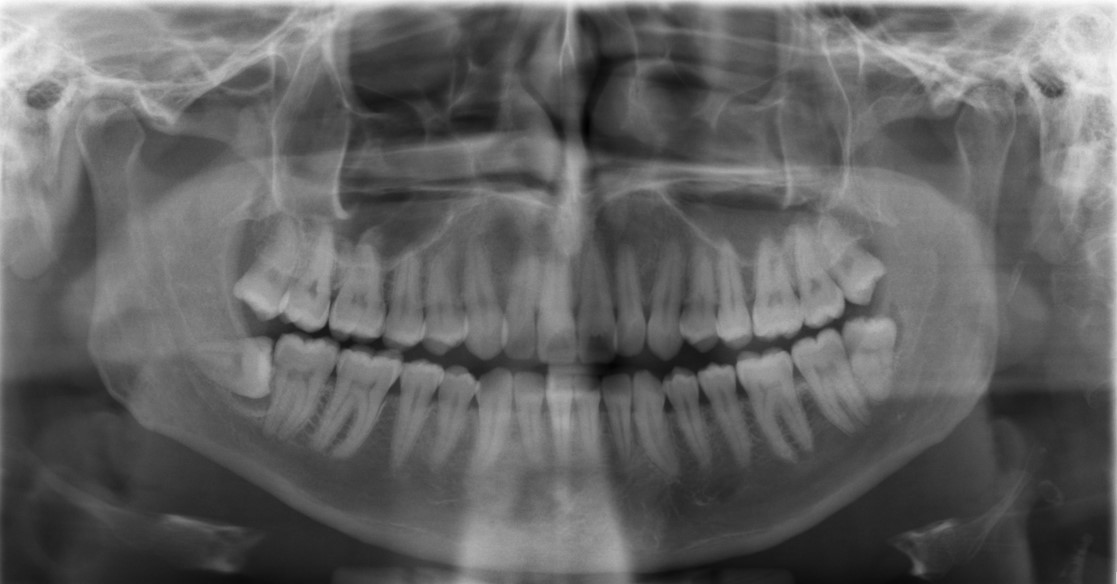
#> input picture results/object_store/xray/overlays/case_id=1/run_id=2bcd9ca4/input/1.jpg, 1117 x 584 px
$ python -i click_and_score.py   (imports and definitions only)
#> lines starting #> are read from the running program, lines starting #| are printed output that depends on the picture
### src/object_store.py
# src/object_store.py
from __future__ import annotations

import json
from dataclasses import dataclass
from pathlib import Path
from typing import Any, Dict, Union

import cv2  # type: ignore


@dataclass(frozen=True)
class PutResult:
    key: str
    path: Path


class ObjectStore:
    """
    A tiny local “S3-like” object store.

    - Keys are POSIX-style paths like:
        xray/overlays/case_id=1/run_id=abcd1234/overlay.png

    - Root dir is a local folder like:
        results/object_store/
    """

    def __init__(self, root_dir: Union[str, Path]):
        self.root_dir = Path(root_dir)
        self.root_dir.mkdir(parents=True, exist_ok=True)

    # [34 lines left out: functions _resolve_key, put_bytes, put_text, put_json, put_png, not called in this run]

### src/click_and_score.py
# src/click_and_score.py
# Interactive annotator for dental panoramic X-rays.
# User clicks 4 points (upper midline, lower midline, left/right bone ends),
# we compute rubric scores and write overlay PNG + overlay JSON to a local
# “S3-like” object store.

from __future__ import annotations

import csv
import platform
import subprocess
import sys
import uuid
from pathlib import Path
from src.integrity import write_final_metadata, verify_run
from src.object_store import ObjectStore
from src.overlay_json import build_overlay_record
from src.scoring_core import compute_scores_from_points
import cv2
import numpy as np
from datetime import datetime, timezone
from PIL import Image

# ===============================
# SCALE CONFIG
# ===============================

DEFAULT_IMAGE_WIDTH_CM = 30.0
MIN_TRUSTED_DPI = 150


# ===============================
# MODE CONSTANTS
# ===============================

MODE_RESUME = "resume"
MODE_RESTART = "restart"
MODE_QUIT = "quit"
# ===============================
# PROJECT PATHS
# ===============================

PROJECT_ROOT = Path(__file__).resolve().parents[1]
DATA_DIR = PROJECT_ROOT / "data" / "images"
RESULTS_DIR = PROJECT_ROOT / "results"
# [1 line not run here, left out]

SCORES_CSV = RESULTS_DIR / "scores.csv"
STORE = ObjectStore(RESULTS_DIR / "object_store")


# ===============================
# UI HELPERS
# ===============================

# [42 lines left out: functions draw_hint_text, get_git_commit, not called in this run]


# ===============================
# SCALE META
# ===============================

def estimate_scale_meta(image_path: Path, img_width_px: int) -> tuple[float, dict, list[str]]:
   #Collects warnings that will be attached to the output JSON,Empty list means “no issues detected
    warnings: list[str] = []
    method = "assumed_sensor_width_cm"
    confidence = "low"
    dpi_used = None
    width_cm = None

    try:
        with Image.open(image_path) as pil_img:
            dpi = pil_img.info.get("dpi")
            if dpi and dpi[0] >= MIN_TRUSTED_DPI:
                dpi_used = float(dpi[0])
                #Convert pixels → inches → centimeters
                width_cm = (float(img_width_px) / dpi_used) * 2.54
                method = "dpi"
                confidence = "medium"
    except Exception:
        pass

    if width_cm is None:
        width_cm = DEFAULT_IMAGE_WIDTH_CM
        warnings.append("Scale is approximate (no trusted DPI; assumed pano width).")
    else:
        warnings.append("Scale is approximate (DPI-based; JPEG/PNG without DICOM).")
    #actual number used by scoring logic.
    px_per_cm = float(img_width_px) / float(width_cm)

    scale_meta = {
        "px_per_cm": float(px_per_cm),
        "method": method,
        "confidence": confidence,
        "assumed_width_cm": float(DEFAULT_IMAGE_WIDTH_CM),
        "min_trusted_dpi": float(MIN_TRUSTED_DPI),
        "dpi_used": dpi_used,
    }

    return float(px_per_cm), scale_meta, warnings


# ===============================
# HEURISTICS
# ===============================

def suggest_midline_x_in_band(img: np.ndarray, top_frac: float, bot_frac: float) -> int:
    h, w = img.shape[:2]
    gray = cv2.cvtColor(img, cv2.COLOR_BGR2GRAY)
    blur = cv2.GaussianBlur(gray, (9, 9), 0)

    top = int(h * top_frac)
    bot = int(h * bot_frac)
    if bot <= top:
        top, bot = 0, h

    band = blur[top:bot, :]

    center = w // 2
    best_x, best_score = center, float("inf")

    for x in range(center - 80, center + 81):
        if x <= 0 or x >= w:
            continue

        left = band[:, :x]
        right = cv2.flip(band[:, x:], 1)
        m = min(left.shape[1], right.shape[1])
        if m < 40:
            continue

        diff = np.mean(np.abs(left[:, :m] - right[:, :m]))
        if diff < best_score:
            best_score = diff
            best_x = x

    return int(best_x)


def suggest_lines_and_endpoints(img: np.ndarray) -> tuple[int, int, tuple[int, int], tuple[int, int]]:
    h, w = img.shape[:2]
    upper = suggest_midline_x_in_band(img, 0.25, 0.55)
    lower = suggest_midline_x_in_band(img, 0.50, 0.85)
    y = int(h * 0.35)
    return upper, lower, (int(w * 0.12), y), (int(w * 0.88), y)


# ===============================
# RESUME / RESTART HELPERS
# ===============================

# [64 lines left out: functions scores_csv_has_header, load_done_images, backup_and_reset_scores_csv, prompt_resume_or_restart, not called in this run]

# ===============================
# CLICK + SCORE
# ===============================

def click_and_score_image(image_path: Path, debug: bool = True):
#> called with debug = True
    img = cv2.imread(str(image_path))
#> img is the input picture: shape (584, 1117, 3); min 1, max 255, mean 99.2
    if img is None:
        print("[!] Could not read:", image_path)
        return None

    h, w = img.shape[:2]
#> h = 584; w = 1117

    px_per_cm, scale_meta, warnings = estimate_scale_meta(image_path, w)
#> in estimate_scale_meta, `dpi = pil_img.info.get("dpi")`: dpi = (96, 96)
#> px_per_cm = 37.23
    if debug:
        print(
            f"[DEBUG SCALE] w={w} px_per_cm={px_per_cm:.3f} "
            f"method={scale_meta.get('method')} conf={scale_meta.get('confidence')} dpi={scale_meta.get('dpi_used')}"
        )
#| [DEBUG SCALE] w=1117 px_per_cm=37.233 method=assumed_sensor_width_cm conf=low dpi=None

    upper_x_sug, lower_x_sug, bone_l_sug, bone_r_sug = suggest_lines_and_endpoints(img)
#> in suggest_midline_x_in_band, `band = blur[top:bot, :]`:
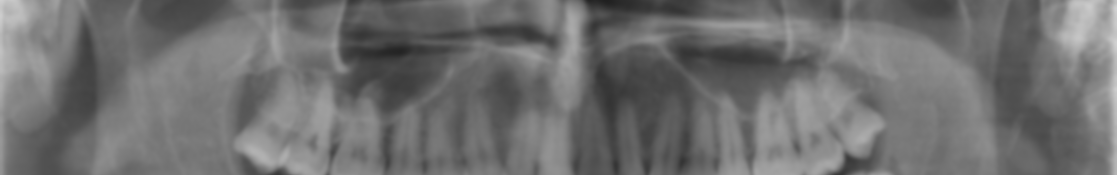
#> band: shape (175, 1117); min 32, max 210, mean 111.3
#> the loop in suggest_midline_x_in_band, `for x in range(center - 80, center + 81):` made 161 passes
#> (diff, best_score) on passes 1 to 12: (132.9, 132.9), (132.7, 132.7), (132.5, 132.5), (132.4, 132.4), (132.2, 132.2), (132.1, 132.1), (131.9, 131.9), (131.7, 131.7), (131.5, 131.5), (131.4, 131.4), (131.2, 131.2), (131, 131)
#> diff on pass 60: 124.3
#> pass 1, in suggest_midline_x_in_band, `left = band[:, :x]`:
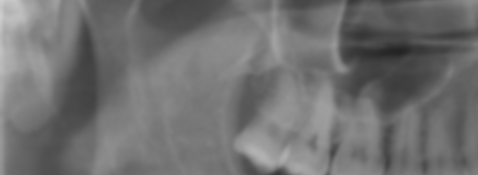
#> left: shape (175, 478); min 36, max 207, mean 112.3
#> pass 1, in suggest_midline_x_in_band, `right = cv2.flip(band[:, x:], 1)`:
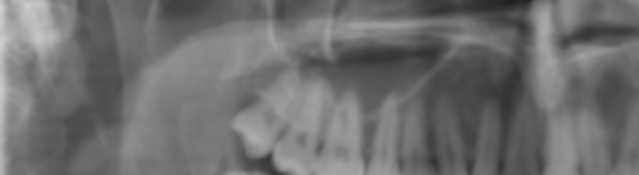
#> right: shape (175, 639); min 32, max 210, mean 110.7
#> after the loop in suggest_midline_x_in_band, `for x in range(center - 80, center + 81):`: best_score = 124.3; best_x = 536
#> call 2 of suggest_midline_x_in_band, with top_frac = 0.5, bot_frac = 0.85
#> in suggest_midline_x_in_band (call 2), `band = blur[top:bot, :]`:
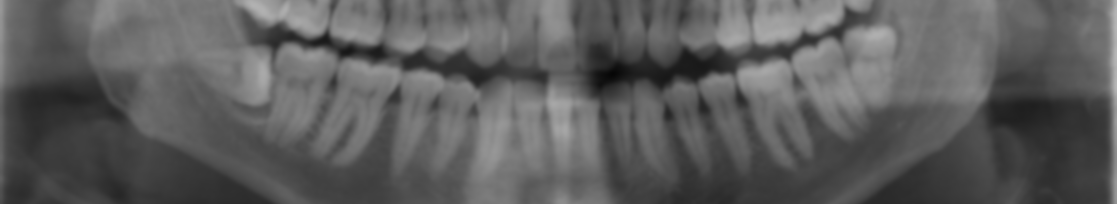
#> band: shape (204, 1117); min 6, max 182, mean 92.4
#> the loop in suggest_midline_x_in_band (call 2), `for x in range(center - 80, center + 81):` made 161 passes
#> (diff, best_score) on passes 1 to 12: (111.9, 111.9), (111.7, 111.7), (111.6, 111.6), (111.5, 111.5), (111.3, 111.3), (111.2, 111.2), (111.1, 111.1), (110.9, 110.9), (110.8, 110.8), (110.6, 110.6), (110.5, 110.5), (110.3, 110.3)
#> pass 1, in suggest_midline_x_in_band (call 2), `left = band[:, :x]`:
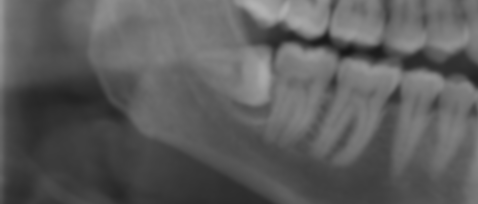
#> left: shape (204, 478); min 23, max 178, mean 92.1
#> pass 1, in suggest_midline_x_in_band (call 2), `right = cv2.flip(band[:, x:], 1)`:
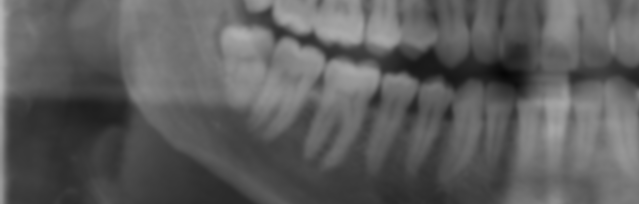
#> right: shape (204, 639); min 6, max 182, mean 92.7
#> after the loop in suggest_midline_x_in_band (call 2), `for x in range(center - 80, center + 81):`: best_score = 104.9; best_x = 542
#> upper_x_sug = 536; lower_x_sug = 542; bone_l_sug = (134, 204); bone_r_sug = (982, 204)
    if debug:
        print(f"[HINT] upper_x≈{upper_x_sug} lower_x≈{lower_x_sug} boneL={bone_l_sug} boneR={bone_r_sug}")
#| [HINT] upper_x≈536 lower_x≈542 boneL=(134, 204) boneR=(982, 204)

#> (the run stopped early here; a loop or call above may not have finished)
